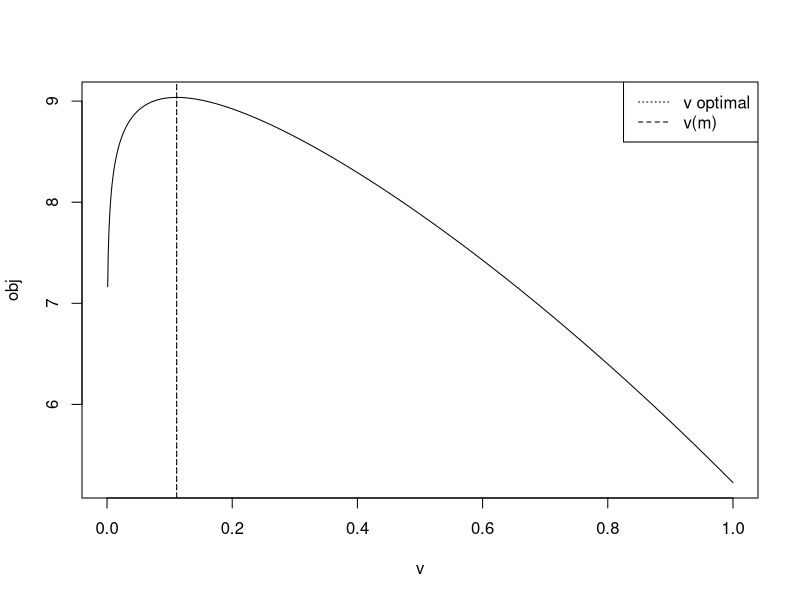
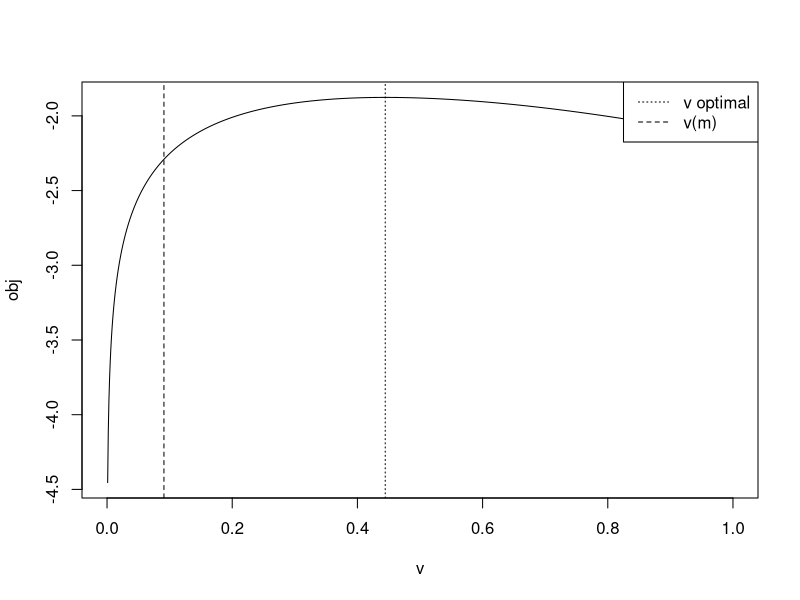
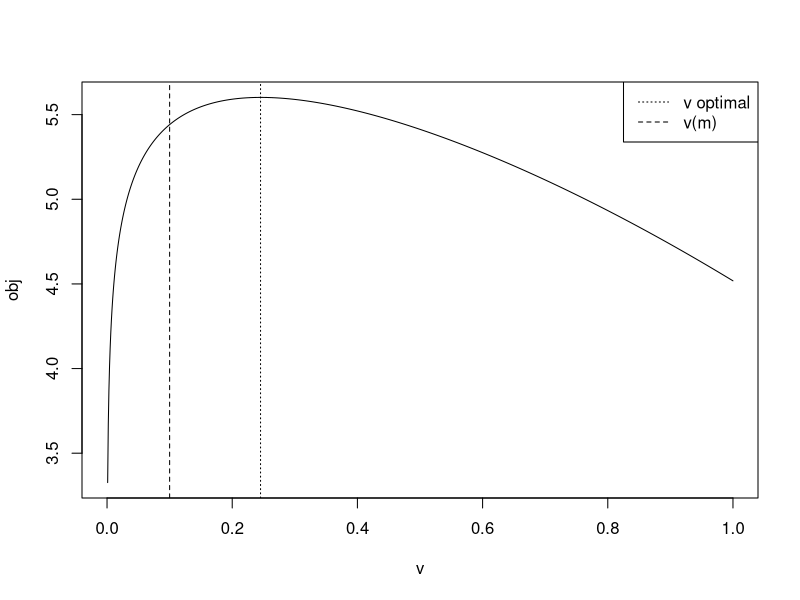
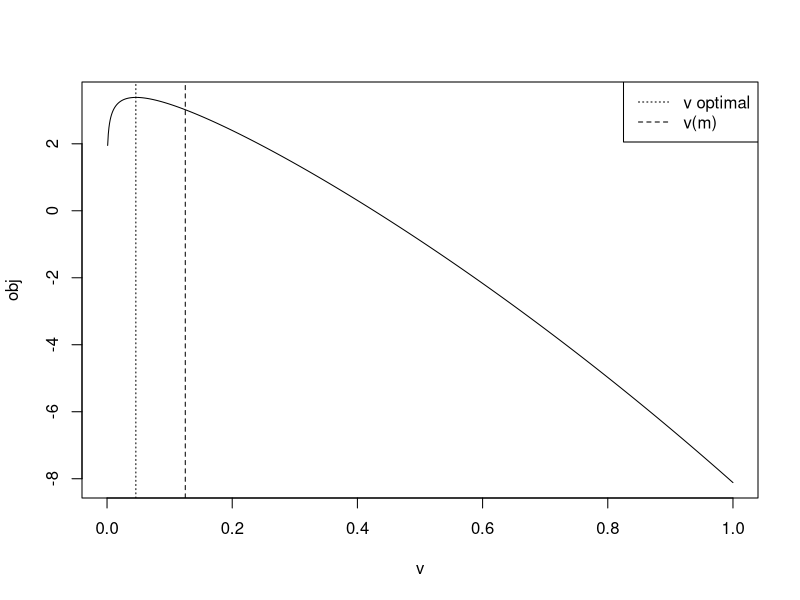

The R source for these figures, in order:
## ---- chunk 1
v = function(m,y,theta,sigma2){
  sigma2/(sigma2*y-m+theta+1)
}
f = function(m,y,theta,sigma2){
  vm = v(m,y,theta,sigma2)
   y*m - 1*exp(m + vm/2) - (m^2 + vm -2*m*theta)/(2*sigma2) + log(vm)/2
}

f_mv = function(m,v,y,theta,sigma2){
  y*m - 1*exp(m + v/2) - (m^2 + v -2*m*theta)/(2*sigma2) + log(v)/2
}
## ---- chunk 2
y = 10
theta=0
sigma2 = 1
m = seq(-3,5,length.out = 1000)
m_opt = m[which.max(f(m,y,theta,sigma2))]
m_opt
## ---- chunk 3
m = m_opt
vs = seq(0,sigma2,length.out = 1000)
plot(vs,f_mv(m,vs,y,theta,sigma2),type='l',xlab='v',ylab='obj')
abline(v = v(m,y,theta,sigma2),lty=2)
abline(v = vs[which.max(f_mv(m,vs,y,theta,sigma2))],lty=3)
legend('topright',c('v optimal','v(m)'),lty=c(3,2))
## ---- chunk 4
m = 0
vs = seq(0,sigma2,length.out = 1000)
plot(vs,f_mv(m,vs,y,theta,sigma2),type='l',xlab='v',ylab='obj')
abline(v = v(m,y,theta,sigma2),lty=2)
abline(v = vs[which.max(f_mv(m,vs,y,theta,sigma2))],lty=3)
legend('topright',c('v optimal','v(m)'),lty=c(3,2))
## ---- chunk 5
m = 1
vs = seq(0,sigma2,length.out = 1000)
plot(vs,f_mv(m,vs,y,theta,sigma2),type='l',xlab='v',ylab='obj')
abline(v = v(m,y,theta,sigma2),lty=2)
abline(v = vs[which.max(f_mv(m,vs,y,theta,sigma2))],lty=3)
legend('topright',c('v optimal','v(m)'),lty=c(3,2))
## ---- chunk 6
m = 3
vs = seq(0,sigma2,length.out = 1000)
plot(vs,f_mv(m,vs,y,theta,sigma2),type='l',xlab='v',ylab='obj')
abline(v = v(m,y,theta,sigma2),lty=2)
abline(v = vs[which.max(f_mv(m,vs,y,theta,sigma2))],lty=3)
legend('topright',c('v optimal','v(m)'),lty=c(3,2))
